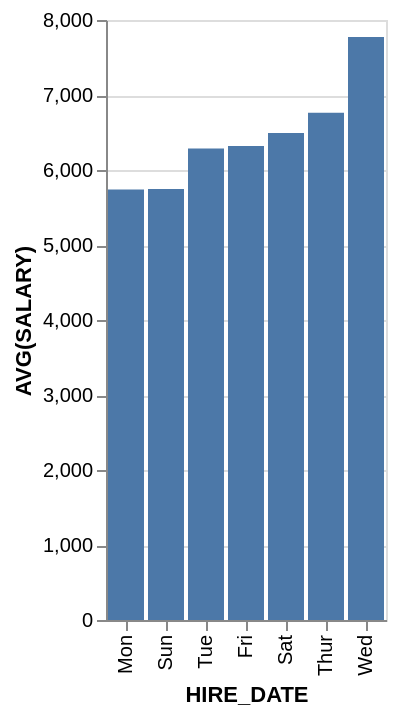

The Vega-Lite source for this figure:
### Vega-Lite specification from a JSON file in a GitHub repository (floating-point values rounded to 4 significant figures)
{"data": {"values": [{"x_data": "Mon", "y_data": 5740}, {"x_data": "Sun", "y_data": 5747.0}, {"x_data": "Tue", "y_data": 6287.0}, {"x_data": "Fri", "y_data": 6320}, {"x_data": "Sat", "y_data": 6493.0}, {"x_data": "Thur", "y_data": 6762.0}, {"x_data": "Wed", "y_data": 7775}]}, "mark": "bar", "encoding": {"x": {"field": "x_data", "type": "nominal", "title": "HIRE_DATE", "sort": {"op": "sum", "field": "y_data", "order": "ascending"}}, "y": {"field": "y_data", "type": "quantitative", "title": "AVG(SALARY)"}}}
